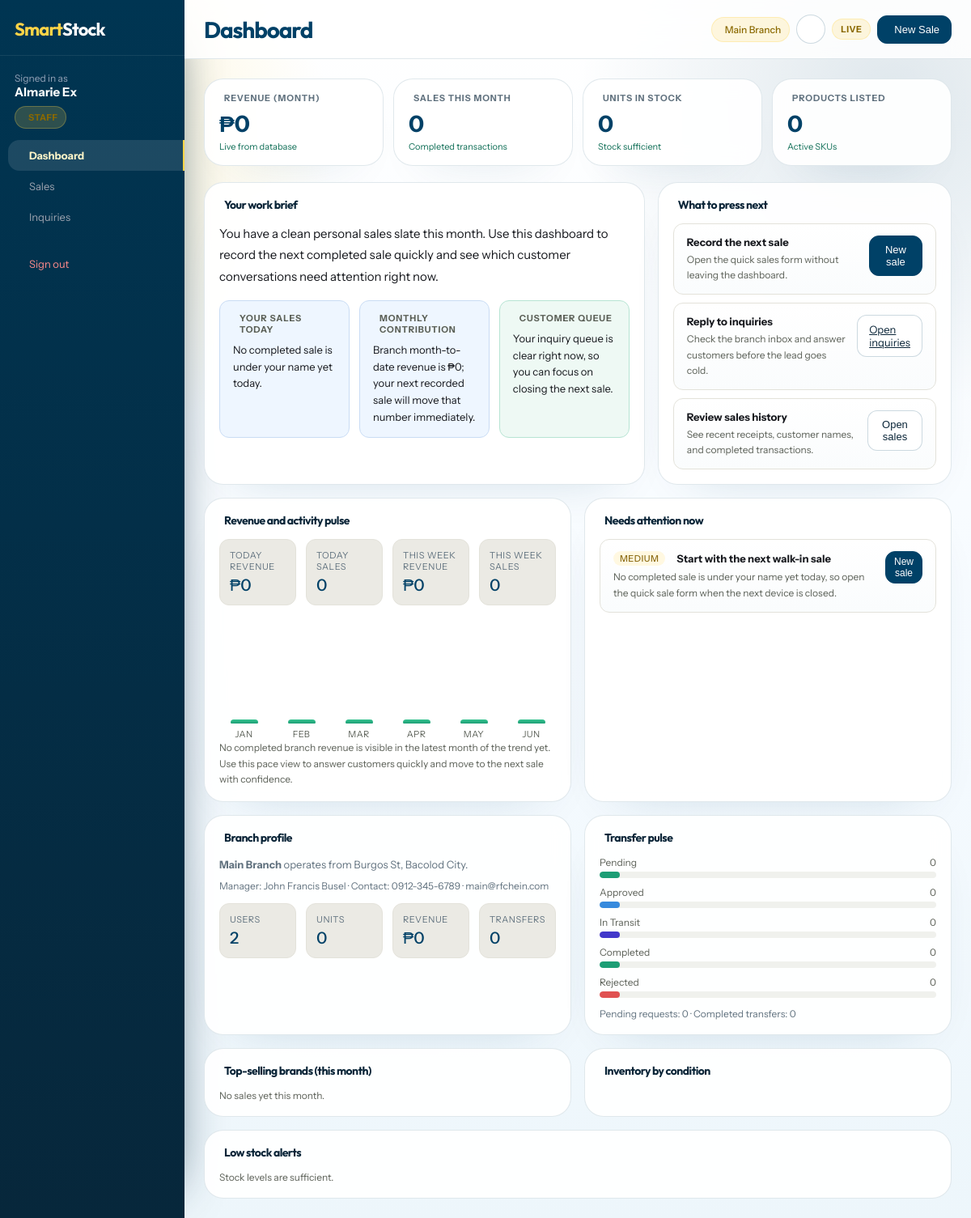
Page /dashboard.php (signed in) on the committed database.
### tables this page shows
CREATE TABLE `branches` (
  `id` int(11) NOT NULL,
  `name` varchar(150) NOT NULL,
  `address` varchar(255) NOT NULL,
  `manager` varchar(150) DEFAULT NULL,
  `phone` varchar(40) DEFAULT NULL,
  `status` enum('Active','Inactive') NOT NULL DEFAULT 'Active',
  `created_at` timestamp NOT NULL DEFAULT current_timestamp()
);

### dashboard.php (the view, shortened to what the rows shown need)
<?php
require_once __DIR__ . '/includes/helpers.php';
$user = current_user();
$fetchRow = static function (PDO $db, $sql, array $params = []) {
  $stmt = $db->prepare($sql);
  $stmt->execute($params);
  return $stmt->fetch();
};
$shortBranchName = static function ($name) {
  return str_replace('RF Chein - ', '', (string)$name);
};
$allowedBranches = allowed_branches($db, $user);
$allowedBranchMap = [];
foreach ($allowedBranches as $branchRow) {
  $allowedBranchMap[(int)$branchRow['id']] = $branchRow;
}
$requestedBranchId = isset($_GET['branch_id']) ? (int)$_GET['branch_id'] : 0;
if (is_super_admin($user)) {
  $selectedBranchId = $requestedBranchId > 0 && isset($allowedBranchMap[$requestedBranchId]) ? $requestedBranchId : 0;
} else {
  $selectedBranchId = current_branch_id($user) ?? 0;
}
$selectedBranch = $selectedBranchId > 0 ? ($allowedBranchMap[$selectedBranchId] ?? null) : null;
$selectedBranchName = $selectedBranch ? $shortBranchName($selectedBranch['name']) : 'All branches';
$branchProfile = null;
if ($selectedBranchId > 0) {
  $branchProfile = $fetchRow($db, "
    SELECT b.*,
         (SELECT COUNT(*) FROM users u WHERE u.branch_id = b.id) AS users_count,
         (SELECT COUNT(*) FROM phones p WHERE p.branch_id = b.id AND p.is_listed = 1) AS products_count,
         (SELECT COALESCE(SUM(stock),0) FROM phones p WHERE p.branch_id = b.id AND p.is_listed = 1) AS units_count,
         (SELECT COALESCE(SUM(price),0) FROM sales s WHERE s.branch_id = b.id AND s.status='Completed') AS revenue_total,
         (SELECT COUNT(*) FROM stock_transfers t WHERE t.source_branch_id = b.id OR t.destination_branch_id = b.id) AS transfers_count
    FROM branches b
    WHERE b.id = ?
  ", [$selectedBranchId]);
}
?>
<!DOCTYPE html>
<html lang="en">
<head>
<link rel="stylesheet" href="https://cdn.jsdelivr.net/npm/@tabler/icons-webfont@3.3.0/dist/tabler-icons.min.css">
<link rel="stylesheet" href="system-polish.css?v=1">
</head>
<body>
<div class="app">
  <div class="main">
    <div class="topbar">
      <h1 id="page-title">Dashboard</h1>
      <div class="topbar-actions">
        <div class="branch-switcher">
          <?php if (is_super_admin($user)): ?>
            <form method="get">
              <label class="sr-only" for="branch-switch">Branch view</label>
              <select id="branch-switch" name="branch_id" onchange="this.form.submit()">
                <option value="0">All branches</option>
                <?php foreach ($allowedBranches as $branchOption): ?>
                  <option value="<?= (int)$branchOption['id'] ?>" <?= $selectedBranchId === (int)$branchOption['id'] ? 'selected' : '' ?>><?= e($shortBranchName($branchOption['name'])) ?></option>
                <?php endforeach; ?>
              </select>
            </form>
          <?php else: ?>
            <span class="branch-chip"><i class="ti ti-building-store"></i> <?= e($selectedBranchName) ?></span>
          <?php endif; ?>
        </div>
      </div>
    </div>
    <div class="content" id="content-area">
      <div class="page active" id="pg-dashboard">
        <div class="grid2">
          <div class="card">
            <div class="card-title"><i class="ti ti-building-store"></i> <?= $branchProfile ? 'Branch profile' : 'Enterprise scope' ?></div>
            <?php if ($branchProfile): ?>
              <div class="page-intro"><strong><?= e($shortBranchName($branchProfile['name'])) ?></strong> operates from <?= e($branchProfile['address']) ?>.</div>
              <div class="topbar-note" style="margin-top:8px">
                Manager: <?= e($branchProfile['manager'] ?: 'Unassigned') ?>
                <?php if (!empty($branchProfile['phone'])): ?> · Contact: <?= e($branchProfile['phone']) ?><?php endif; ?>
                <?php if (!empty($branchProfile['email'])): ?> · <?= e($branchProfile['email']) ?><?php endif; ?>
              </div>
              <div class="profile-grid">
                <div class="profile-stat"><div class="profile-stat-label">Users</div><div class="profile-stat-value"><?= (int)$branchProfile['users_count'] ?></div></div>
                <div class="profile-stat"><div class="profile-stat-label">Units</div><div class="profile-stat-value"><?= (int)$branchProfile['units_count'] ?></div></div>
                <div class="profile-stat"><div class="profile-stat-label">Revenue</div><div class="profile-stat-value"><?= e(peso($branchProfile['revenue_total'])) ?></div></div>
                <div class="profile-stat"><div class="profile-stat-label">Transfers</div><div class="profile-stat-value"><?= (int)$branchProfile['transfers_count'] ?></div></div>
              </div>
            <?php endif; ?>
          </div>
        </div>
      </div>
    </div>
  </div>
</div>
</body>
</html>

### rows in the picture
branches: name "Main Branch", address "Burgos St, Bacolod City", manager "John Francis Busel", phone "0912-345-6789", email "main@rfchein.com"

### other values in the picture
$user['name'] "Almarie Ex"
$roleName "STAFF"
peso($revenueMonth) "₱0"
$salesMonth "0"
$unitsInStock "0"
$productsListed "0"
$roleOverviewLead "You have a clean personal sales slate this month. Use this dashboard to record the next completed sale quickly and see which customer conversations need attention right now."
$insight['title'] "YOUR SALES TODAY"
$insight['body'] "No completed sale is under your name yet today."
$insight['title'] "MONTHLY CONTRIBUTION"
$insight['body'] "Branch month-to-date revenue is ₱0; your next recorded sale will move that number immediately."
$insight['title'] "CUSTOMER QUEUE"
$insight['body'] "Your inquiry queue is clear right now, so you can focus on closing the next sale."
$action['title'] "Record the next sale"
$action['note'] "Open the quick sales form without leaving the dashboard."
